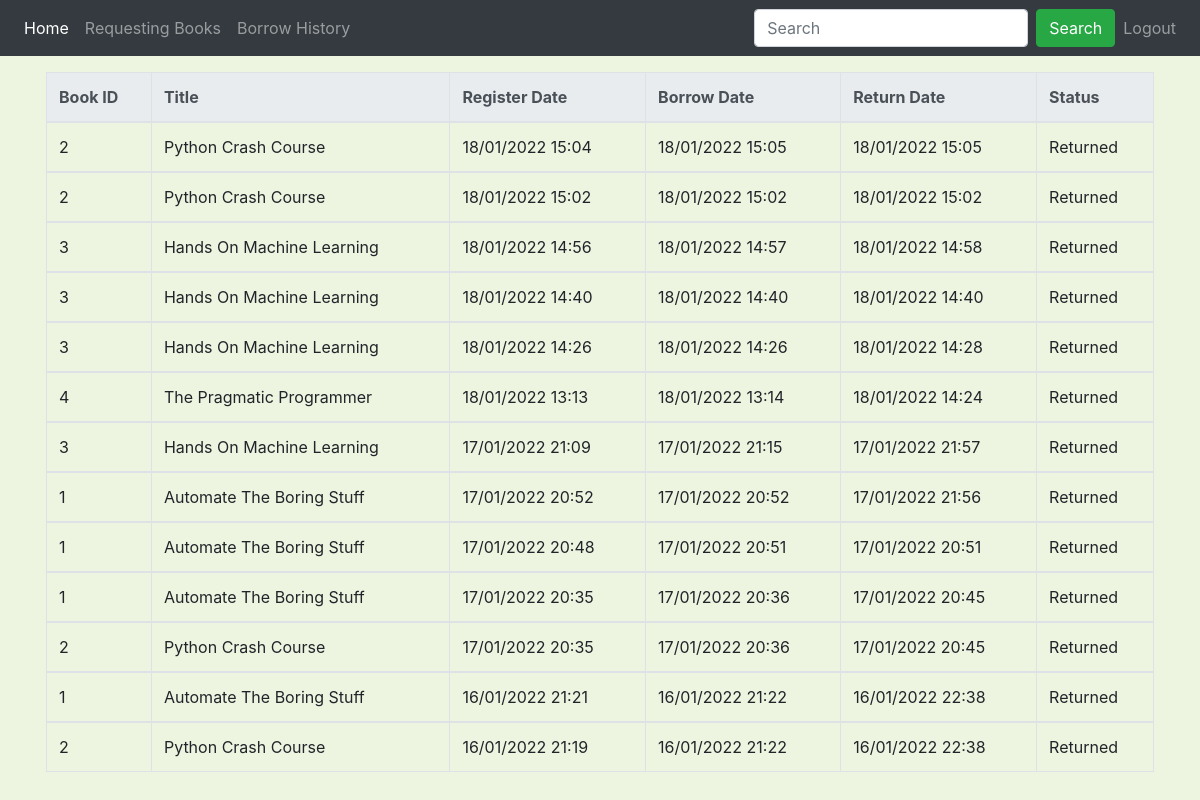
The page /history (signed in) on the database its author committed.
### library/models.py (models this page shows, shortened)
class Book(db.Model):
    __tablename__ = 'book'
    id = db.Column(db.Integer, primary_key=True)
    title = db.Column(db.String(100), nullable=False)
    current_quantity = db.Column(db.Integer, nullable=False, default=1)
    max_quantity = db.Column(db.Integer, nullable=False, default=1)
    category = db.Column(db.String(100), nullable=False)
    image = db.Column(db.String(100), nullable=False, default='placeholder.jpg')
    description = db.Column(db.String(500))
    authors = db.relationship('Author', secondary=book_author, backref='books', lazy=True)
    borrow = db.relationship('BorrowHistory', backref='borrowed_books', lazy=True)

class BorrowHistory(db.Model):
    __tablename__ = 'borrow_history'
    book_id = db.Column(db.Integer, db.ForeignKey('book.id'), primary_key=True)
    user_id = db.Column(db.Integer, db.ForeignKey('user.id'), primary_key=True)
    register_date = db.Column(db.DateTime, primary_key=True)
    borrow_date = db.Column(db.DateTime)
    return_date = db.Column(db.DateTime)
    status = db.Column(db.String)
    lender_id = db.Column(db.Integer, db.ForeignKey('librarian.id'))
    receiver_id = db.Column(db.Integer, db.ForeignKey('librarian.id'))

### library/routes.py (the view)
@app.route("/history")
@role_required("user")
def borrow_history():
    user = current_user
    borrow_entries = BorrowHistory.query.filter_by(user_id=user.id).all()
    table = []
    for entry in borrow_entries:
        book_id = entry.book_id
        book = Book.query.get(book_id)
        borrow_date_str = None
        return_date_str = None
        register_date_str = entry.register_date.strftime("%d/%m/%Y %H:%M")
        if entry.borrow_date is not None:
            borrow_date_str = entry.borrow_date.strftime("%d/%m/%Y %H:%M")
        if entry.return_date is not None:
            return_date_str = entry.return_date.strftime("%d/%m/%Y %H:%M")
        table.append((book_id, book.title, register_date_str, borrow_date_str, return_date_str, entry.status))
    SORT_ORDER = {"requesting" : 2, "borrowing" : 1, "returned" : 0}
    table.sort(key=lambda entry: (SORT_ORDER[entry[5]], entry[2]), reverse=True)
    return render_template("history.html", table=table, title="Borrow History")

### library/utils.py (called while the page is built)
def role_required(role):
    def wrapper(fn):
        @wraps(fn)
        def decorated_view(*args, **kwargs):
            if not current_user.is_authenticated:
               return login_manager.unauthorized()
            if session['account_type'] != role:
                return login_manager.unauthorized()
            return fn(*args, **kwargs)
        return decorated_view
    return wrapper

@login_manager.user_loader
def load_user(user_id):
    if session.get('account_type') == 'user':
        return User.query.get(int(user_id))
    elif session.get('account_type') == 'librarian':
        return Librarian.query.get(int(user_id))

### library/templates/history.html
{% extends "layout.html" %}
{% block content %}
<div class="container">
    <table class="table table-bordered">
        <thead class="thead-light">
            <tr>
                <th>Book ID</th>
                <th>Title</th>
                <th>Register Date</th>
                <th>Borrow Date</th>
                <th>Return Date</th>
                <th>Status</th>
            </tr>
        </thead>
        {% for entry in table %}
        <tbody>
            <tr>
                <td>{{ entry[0] }}</td>
                <td>{{ entry[1].title() }}</td>
                <td>{{ entry[2] }}</td>
                <td>{{ entry[3] }}</td>
                <td>{{ entry[4] }}</td>
                <td>{{ entry[5].title() }}</td>
            </tr>
        </tbody>
        {% endfor %}
    </table>
</div>
{% endblock %}

### library/templates/layout.html (shortened to what this page needs)
<!DOCTYPE html>
<html lang="en">
<head>
    <link href="https://maxcdn.bootstrapcdn.com/bootstrap/4.1.3/css/bootstrap.min.css" rel="stylesheet">
    <link href="/static/styles.css" rel="stylesheet">
</head>
<body>
    <nav class="navbar navbar-expand-lg navbar-dark bg-dark">
        <div class="collapse navbar-collapse" id="navbarSupportedContent">
            <ul class="navbar-nav mr-auto">
                <li class="nav-item active">
                    <a class="nav-link" href="{{ url_for("home") }}">Home <span class="sr-only">(current)</span></a>
                </li>
                {% if session['account_type'] == 'librarian' %}
                <li class="nav-item">
                    <a class="nav-link" href="{{ url_for("lend") }}">Lend and Return Book</a>
                </li>
                <li class="nav-item">
                    <a class="nav-link" href="{{ url_for("insert") }}">Insert Book</a>
                </li>
                {% else %}
                <li class="nav-item">
                    <a class="nav-link" href="{{ url_for("borrow") }}">Requesting Books</a>
                </li>
                <li class="nav-item">
                    <a class="nav-link" href="{{ url_for("borrow_history") }}">Borrow History</a>
                </li>
                {% endif %}
            </ul>
            <ul class="navbar-nav">
                <form action="{{ url_for('search') }}" method="POST" class="form-inline my-2 my-lg-0">
                    <input class="form-control mr-sm-2" type="search" placeholder="Search" aria-label="Search"
                    name="book_name">
                    <button class="btn btn-success my-2 my-sm-0" type="submit">Search</button>
                </form>
                {% if current_user.is_authenticated %}
                <li class="nav-item">
                    <a class="nav-link" href="{{ url_for("logout") }}">Logout</a>
                </li>
                {% endif %}
            </ul>
        </div>
    </nav>
    {% block content %}{% endblock %}
</body>
</html>

### library/static/styles.css (style rules this page uses)
body { width: 100%; height: 100vh; background-color: #EDF5E1; }
a { color: black; }
.container { padding: 16px; }

### rows shown on the page
Book: title "Python Crash Course" "Python Crash Course" "Python Crash Course" "Python Crash Course"
BorrowHistory: status "Returned"
BorrowHistory: status "Returned"
Book: title "Hands On Machine Learning" "Hands On Machine Learning" "Hands On Machine Learning" "Hands On Machine Learning"
BorrowHistory: status "Returned"
BorrowHistory: status "Returned"
BorrowHistory: status "Returned"
Book: title "The Pragmatic Programmer"
BorrowHistory: status "Returned"
BorrowHistory: status "Returned"
Book: title "Automate The Boring Stuff" "Automate The Boring Stuff" "Automate The Boring Stuff" "Automate The Boring Stuff"
BorrowHistory: status "Returned"
BorrowHistory: status "Returned"
BorrowHistory: status "Returned"
BorrowHistory: status "Returned"
BorrowHistory: status "Returned"
BorrowHistory: status "Returned"

### other values the page prints
{{ entry[0] }} "2" "2" "3" "3" "3" "4" "3" "1" "1" "1" "2" "1" "2"
{{ entry[2] }} "18/01/2022 15:04" "18/01/2022 15:02" "18/01/2022 14:56" "18/01/2022 14:40" "18/01/2022 14:26" "18/01/2022 13:13" "17/01/2022 21:09" "17/01/2022 20:52" "17/01/2022 20:48" "17/01/2022 20:35" "17/01/2022 20:35" "16/01/2022 21:21" "16/01/2022 21:19"
{{ entry[3] }} "18/01/2022 15:05" "18/01/2022 15:02" "18/01/2022 14:57" "18/01/2022 14:40" "18/01/2022 14:26" "18/01/2022 13:14" "17/01/2022 21:15" "17/01/2022 20:52" "17/01/2022 20:51" "17/01/2022 20:36" "17/01/2022 20:36" "16/01/2022 21:22" "16/01/2022 21:22"
{{ entry[4] }} "18/01/2022 15:05" "18/01/2022 15:02" "18/01/2022 14:58" "18/01/2022 14:40" "18/01/2022 14:28" "18/01/2022 14:24" "17/01/2022 21:57" "17/01/2022 21:56" "17/01/2022 20:51" "17/01/2022 20:45" "17/01/2022 20:45" "16/01/2022 22:38" "16/01/2022 22:38"
